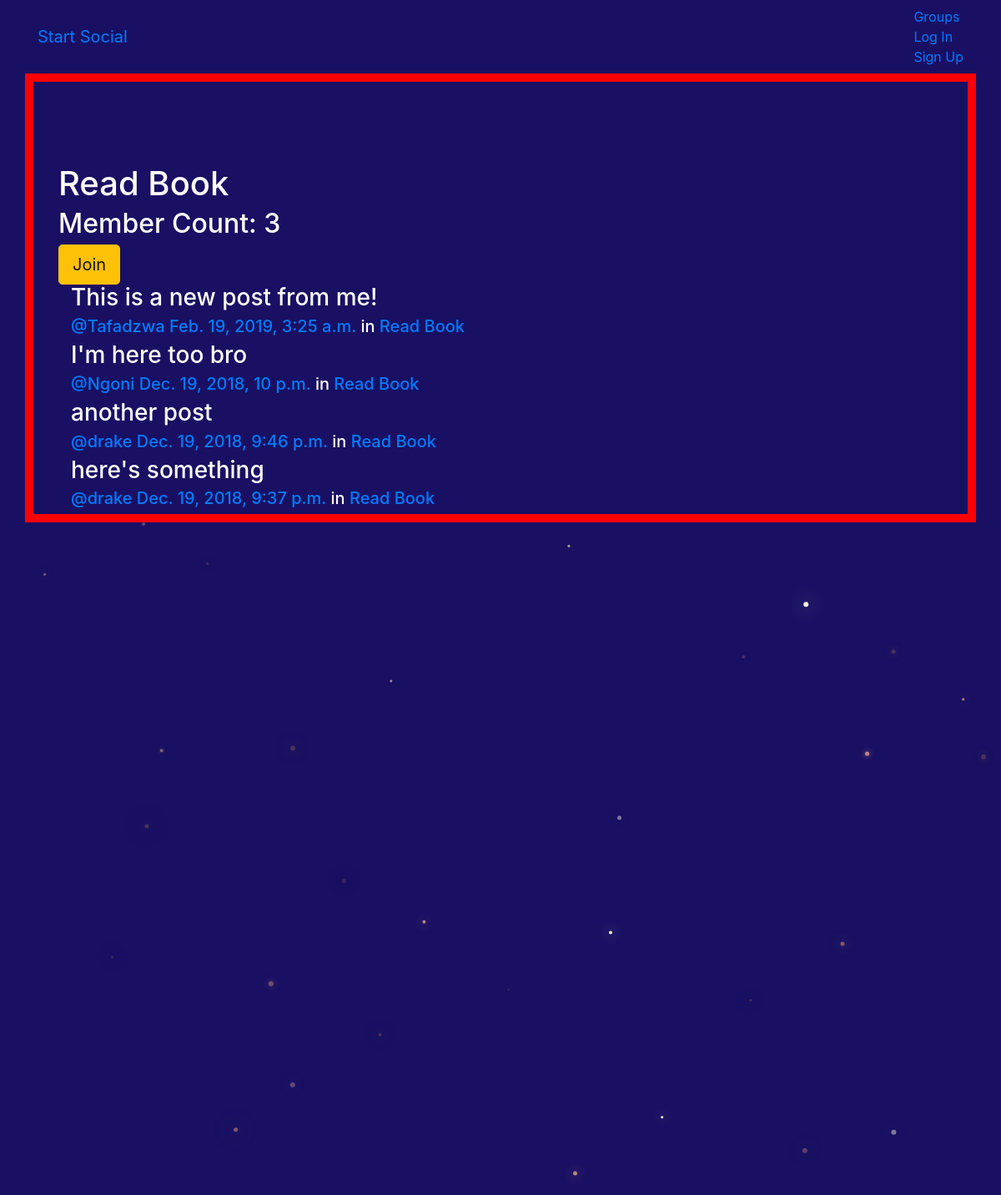
/groups/posts/in/read-book/, run on the app's committed database.
### groups/models.py (models this page shows, shortened)
class Group(models.Model):
    name = models.CharField(max_length=255, unique = True)
    slug = models.SlugField(allow_unicode=True, unique=True)
    description = models.TextField(blank =True, default = '')
    description_html = models.TextField(editable =False, default = '', blank =True)
    members = models.ManyToManyField(User,through = 'GroupMember')
    class Meta:
        ordering = ['name']

### posts/models.py (models this page shows, shortened)
class Post(models.Model):
    user = models.ForeignKey(User, related_name ='posts', on_delete=models.CASCADE)
    created_at = models.DateTimeField(auto_now =True)
    message = models.TextField()
    message_html = models.TextField(editable = False)
    group = models.ForeignKey(Group, related_name ='posts', null =True, blank = True, on_delete=models.CASCADE)
    class Meta:
        ordering = ['-created_at']
        unique_together = ['user', 'message']

### groups/views.py (the view)
# urls.py: url(r"^posts/in/(?P<slug>[-\w]+)/$",views.SingleGroup.as_view(),name="single"),
class SingleGroup(generic.DetailView):
    model = Group

### groups/templates/groups/group_detail.html (shortened to what this page needs)
{% extends "groups/group_base.html" %}
{% block pregroup %}
<div class="container">
    <h1 style="color: white;">{{group.name}}</h1>
    <h2 style="color: white;"> Member Count: {{group.members.count}}</h2>
    <div class="content">
        {% if user in group.members.all %}
            <a href="{% url 'groups:leave' slug=group.slug %}" class="btn btn-lg btn-fill btn-warning"><span class="glyphicon glyphicon-remove-circle"></span> Leave</a>
        {% else %}
            <a href="{% url 'groups:join' slug=group.slug %}" class="btn btn-lg btn-fill btn-warning"> Join</a>
        {% endif %}
    </div>
</div>
{% endblock %}
{% block group_content %}
<div class="col-md-8">
	{% if group.posts.count == 0 %}
	<h2>No posts in this group yet!</h2>
	{% else %}
		{% for post in group.posts.all %}
			{% include "posts/_post.html" %}
		{% endfor %}
	{% endif %}
</div>
{% endblock %}

### groups/templates/groups/group_base.html (shortened to what this page needs)
{% extends "base.html" %}
{% block content %}
    <div class="container">
        <div class="row">
            {% block pregroup  %}{%endblock pregroup%}
            {% block group_content  %}{%endblock group_content%}
        </div>
    </div>
{% endblock content %}

### templates/base.html (shortened to what this page needs)
<!DOCTYPE html>
{% load staticfiles %}
<html>
<head>
    <link rel="stylesheet" href="{% static 'simple_social/css/bootstrap.min.css' %}">
    <link rel="stylesheet" href="{% static 'simple_social/css/bootstrap.css' %}">
    <link rel="stylesheet" href="{% static 'simple_social/css/master.css' %}">
</head>
<body>
    <nav class="navbar mynav" role="navigation" id='navbar'>
        <div class="container">
            <a class="navbar-brand mynav" href="{% url 'home' %}">Start Social</a>
            <ul class="nav navbar-nav navbar-right">
                {% if user.is_authenticated %}
                    <li> <a href="{%url 'posts:create'%}">Post</a> </li>
                    <li> <a href="{% url 'groups:all' %}">Groups</a> </li>
                    <li> <a href="{% url 'groups:create'%}">Create Group</a> </li>
                    <li> <a href="{% url 'accounts:logout'%}">Log Out</a> </li>
                {% else %}
                    <li> <a href="{% url 'groups:all' %}">Groups</a> </li>
                    <li> <a href="{% url 'accounts:login' %}">Log In</a> </li>
                    <li> <a href="{% url 'accounts:signup' %}">Sign Up</a> </li>
                {% endif %}
            </ul>
        </div>
    </nav>
    <div class="container mycontent">
        {% block content %}
        {% endblock %}
    </div>
<canvas id="canvas"></canvas>
</body>
</html>

### posts/templates/posts/_post.html (shortened to what this page needs)
<div class="container">
	<h3 style="color: white;">{{ post.message_html|safe }}</h3>
	<div class="media-body">
		<h5 class="media-heading">
			<span class="username"><a href="{% url 'posts:for_user' username=post.user.username %}">@{{ post.user.username }}</a></span>
			<time class="time"><a href="{% url 'posts:single' username=post.user.username pk=post.pk %}">{{ post.created_at }}</a></time>
			{% if post.group %}
			<span class="group-name" style="color: white;">in <a href="#">{{ post.group.name }}</a></span>
			{% endif %}
		</h5>
	</div>
</div>

### static/simple_social/css/master.css (style rules this page uses)
.mycontent { padding-top: 100px; border: 10px solid red; }
html, body { height: 100%; width: 100%; overflow: hidden; background: #191063; margin: 0; }

### data on the page
Group: name "Read Book", members.count "3"
Post: message_html "This is a new post from me!", user.username "Tafadzwa", created_at "Feb. 19, 2019, 3:25 a.m.", group.name "Read Book"
Post: message_html "I'm here too bro", user.username "Ngoni", created_at "Dec. 19, 2018, 10 p.m.", group.name "Read Book"
Post: message_html "another post", user.username "drake", created_at "Dec. 19, 2018, 9:46 p.m.", group.name "Read Book"
Post: message_html "here's something", user.username "drake", created_at "Dec. 19, 2018, 9:37 p.m.", group.name "Read Book"
